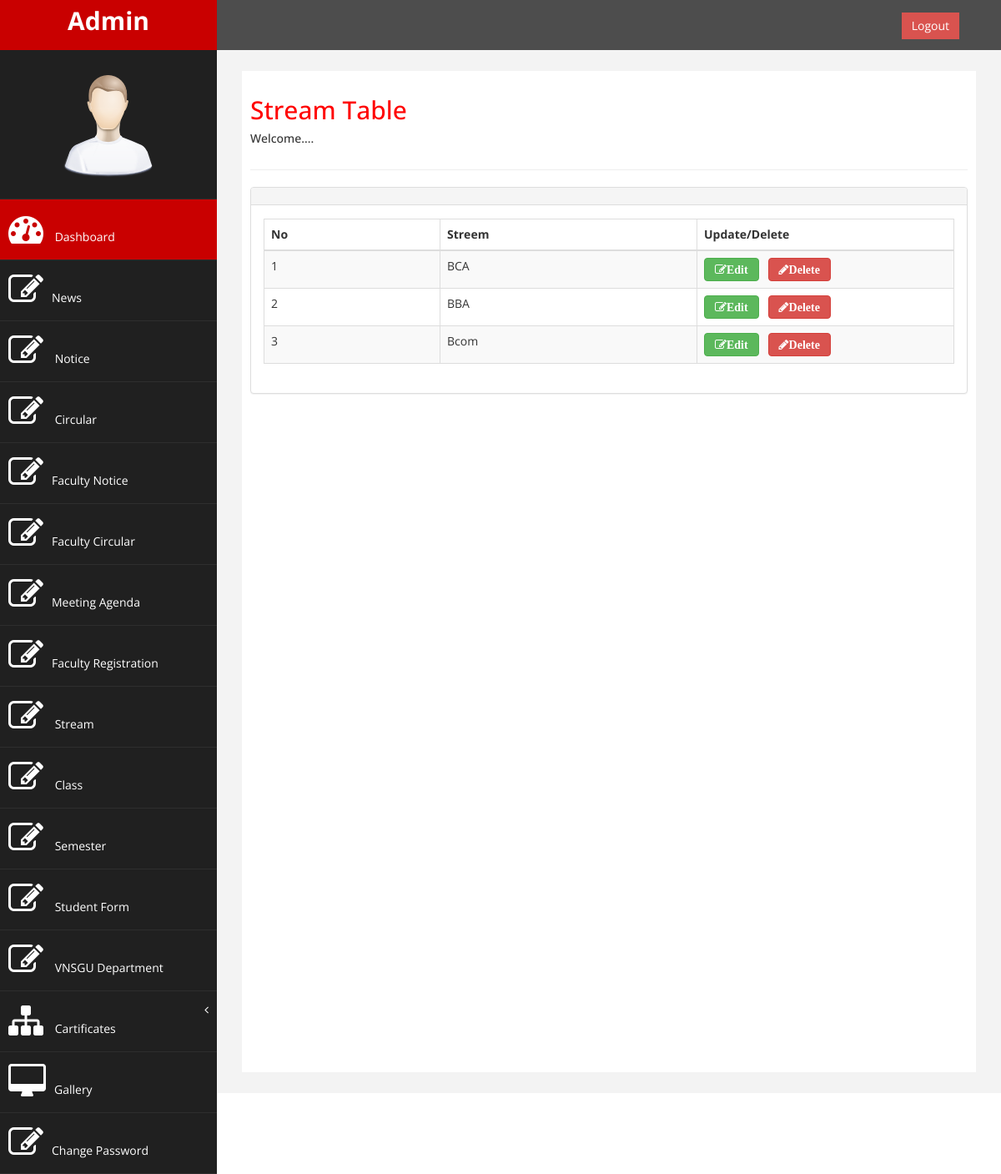
The app's page /admin/view_stream.php (signed in) with its own data.
### tables this page shows
CREATE TABLE `stream` (
  `stream_id` int(11) NOT NULL,
  `stream` varchar(20) DEFAULT NULL
);

### admin/view_stream.php (the view, shortened to what this page needs)
<?php
$servername = "localhost";
$username = "root";
$password = "";
$dbname = "oas";
$conn = new mysqli($servername, $username, $password, $dbname);
?>
<!DOCTYPE html PUBLIC "-//W3C//DTD XHTML 1.0 Transitional//EN" "http://www.w3.org/TR/xhtml1/DTD/xhtml1-transitional.dtd">
<html xmlns="http://www.w3.org/1999/xhtml">
<head>
</head>
<body>
<?php include 'header1.php';?>
<div id="page-wrapper" >
            <div id="page-inner">
                <div class="row">
                    <div class="col-md-12">
                     <h2>Stream Table</h2>
                        <h5>Welcome.... </h5>
                    </div>
                </div>
                 <hr />
          <div class="row">
                <div class="col-md-12">
                    <div class="panel panel-default">
                        <div class="panel-heading">
                        </div>
                        <div class="panel-body">
                            <div class="table-responsive">
                                <div id="dataTables-example_wrapper" class="dataTables_wrapper form-inline" role="grid"><div class="row"><div class="col-sm-6"></div><div class="col-sm-6"></div></div><table class="table table-striped table-bordered table-hover dataTable no-footer" id="dataTables-example" aria-describedby="dataTables-example_info">
                                    <thead>
                                        <tr role="row"><th class="sorting_asc" tabindex="0" aria-controls="dataTables-example" rowspan="1" colspan="1" aria-sort="ascending" aria-label="Rendering engine: activate to sort column ascending" style="width: 200px;">No</th><th class="sorting" tabindex="0" aria-controls="dataTables-example" rowspan="1" colspan="1" aria-label="Browser: activate to sort column ascending" style="width: 292px;">Streem</th><th class="sorting" tabindex="0" aria-controls="dataTables-example" rowspan="1" colspan="1" aria-label="Browser: activate to sort column ascending" style="width: 292px;">Update/Delete</th></tr>
                                    </thead>
                                    <tbody>
                                    <?php
                                        $ret="select * from stream";
$stmt = $conn->prepare($ret) ;
$stmt->execute() ;
$res=$stmt->get_result();
$cnt=1;
while($row=$res->fetch_object())
	  {
	  	?>
                                    <tr class="gradeA odd">
                                            <td class="sorting_1"><?php echo $cnt;;?></td>
                                            <td class=" "><?php echo $row->stream;?></td>
                                            <td><a href="updatestream.php?stream_id=<?php echo $row->stream_id;?>" class="btn btn-success fa fa-edit"><b>Edit</b></a>&nbsp;&nbsp;
<a href="view_stream.php?del=<?php echo $row->stream_id;?>" class="btn btn-danger fa fa-pencil" onclick="return confirm('Do you want to delete');"><b>Delete</b></a></td>
                                        </tr>
                                        <?php $cnt=$cnt+1; }?>
                                        </tbody>
                                </table></div></div></div>
                            </div>
                        </div>
                    </div>
                </div>
            </div>
                </div>
<?php include 'footer1.php';?>
</body>
</html>

### admin/assets/css/custom.css (style rules this page uses)
body { font-family: 'Open Sans', sans-serif; }
#page-wrapper { padding: 15px 15px; min-height: 600px; background:#F3F3F3; }
#page-inner { width:100%; margin:10px 20px 10px 0px; background-color:#fff!important; padding:10px; min-height:1200px; }
h2 { color: #f00; }
@media (min-width:768px) { #page-wrapper { margin: 0 0 0 260px; padding: 15px 30px; min-height: 1200px; } }

### records on screen
stream: stream "BCA"
stream: stream "BBA"
stream: stream "Bcom"
